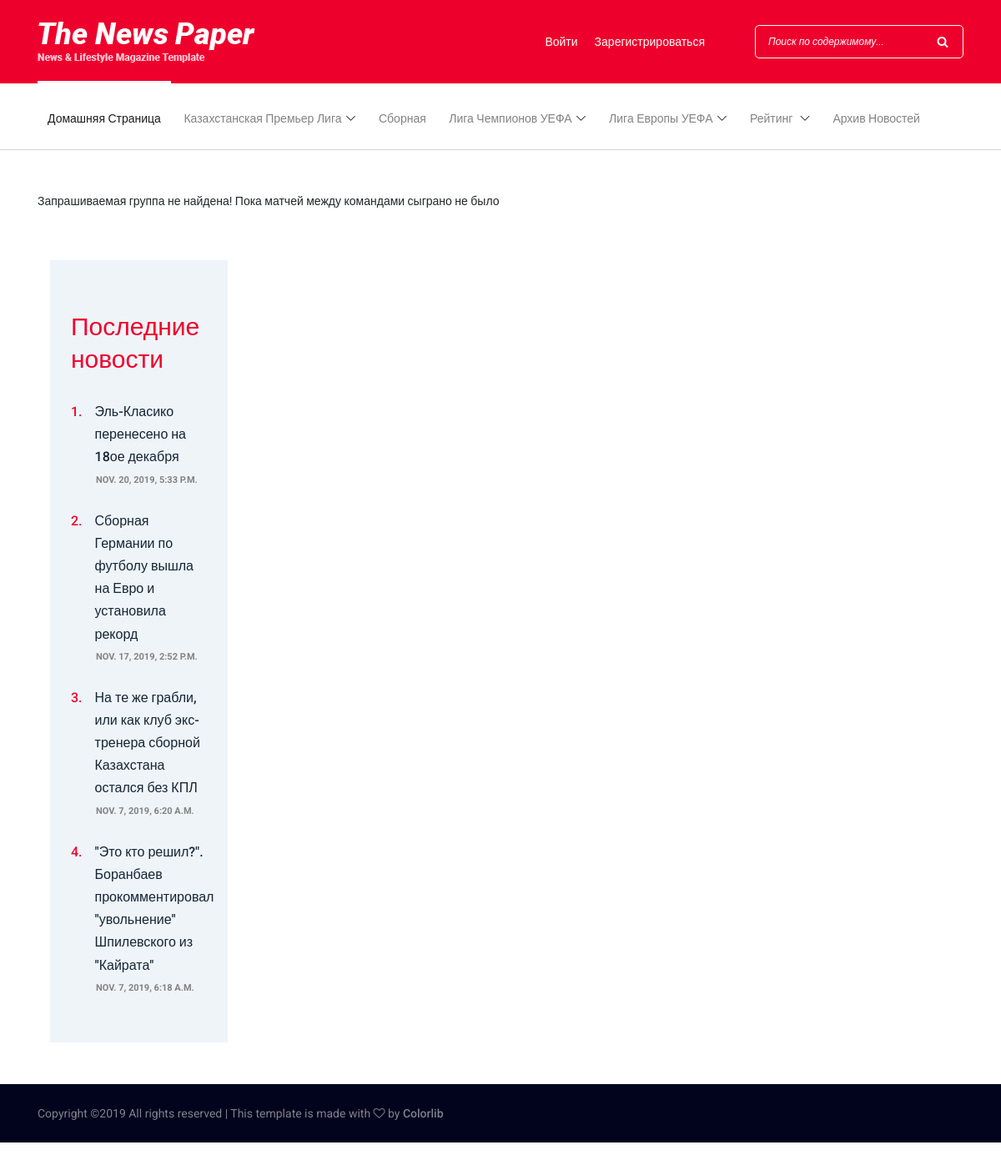
/section/UCL/group/A/, run on an earlier commit of the app's database.
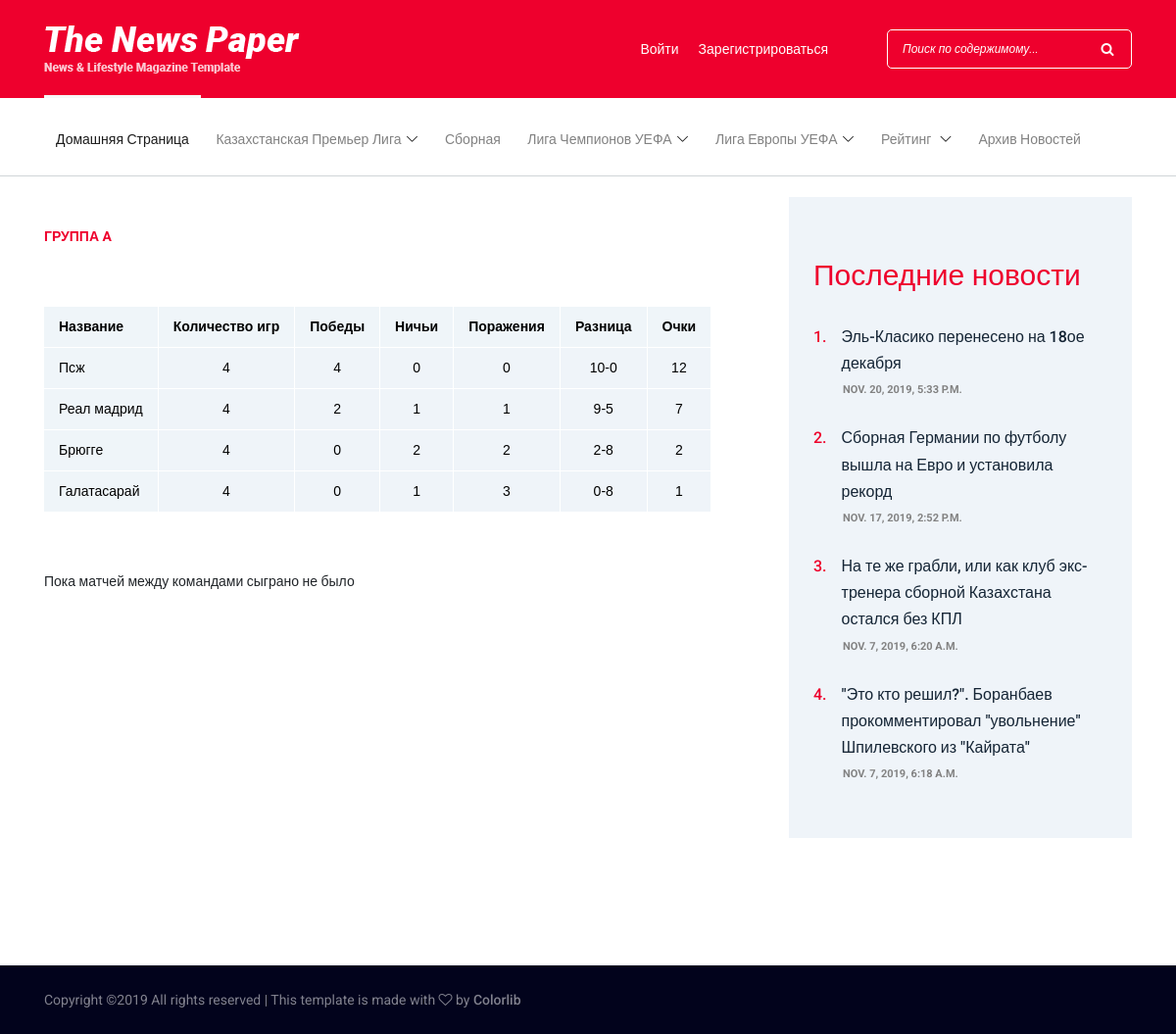
And on a later commit of the database.
### Django_App/applications/news/models.py (models this page shows, shortened)
class News(models.Model):
    KPL = 'Казахстанская-премьер лига'  # Kazakhstan premier league
    NAT_TEAM = 'Национальная сборная по футболу'  # National team of Kazakhstan
    UCL = 'Лига чемпионов УЕФА'  # UEFA Champions League
    UEL = 'Лига Европы УЕФА'  # UEFA Europe League
    ANOTHER = 'Другое'  # Another
    TAG_TYPES = [
        (ANOTHER, 'Другое'),
        (KPL, 'Казахстанская-премьер лига'),
        (NAT_TEAM, 'Национальная сборная по футболу'),
        (UCL, 'Лига чемпионов УЕФА'),
        (UEL, 'Лига Европы УЕФА'),
    ]
    news_title = models.CharField('Title of the news', max_length=200)
    news_sh_description = models.CharField('Short description of the news', max_length=800)
    news_content = RichTextUploadingField()
    news_tag = models.CharField(max_length=100, choices=TAG_TYPES, default=ANOTHER)
    publication_date = models.DateTimeField('Date of publication of the news')
    count_of_views = models.IntegerField('Count of views of the news')
    img = models.ImageField(upload_to='images/')

### Django_App/applications/kpl/models.py (models this page shows, shortened)
class Eu_club(models.Model):
    club_name = models.CharField(max_length=100)
    matches_played = models.IntegerField(default=0)
    count_of_wins = models.IntegerField(default=0)
    count_of_draws = models.IntegerField(default=0)
    count_of_loses = models.IntegerField(default=0)
    goal_difference = models.CharField(default=0, max_length=10)
    earned_points = models.IntegerField(default=0)
    started_points = models.IntegerField(default=0)
    tournament_played = models.CharField(default='UCL', max_length=100)
    group = models.CharField(default=0, max_length=1)

### Django_App/applications/kpl/views.py (the view, shortened to what this page needs)
# urls.py: path('<slug:tournament_type>/group/<slug:group>/', views.UCL_groupTable, name='euro_group_table')
def UCL_groupTable(request, group, tournament_type):
    try:
        if tournament_type == 'UCL':
            News = apps.get_model('news', 'News')
            latest_news = News.objects.order_by('-publication_date')[:4]
            club_list = Eu_club.objects.filter(tournament_played='UCL', group=group).order_by('-earned_points')
            matches_played = Eu_cycle.objects.filter(tournament_played='UCL', group=group)
            context = {'latest_news': latest_news, 'club_list': club_list, 'matches_played': matches_played}
            print('SALAMMOLEKULAM')
            return render(request, 'kpl/eu_group.html', context)
        else:
            render(request, 'kpl/eu_group.html', {})
    except:
        raise Http404("Запрашиваемая ваша страница либо перемещена либо навсегда удалена!")

### templates/kpl/eu_group.html (shortened to what the changed rows need)
{% extends 'news/index.html' %}
{% block main %}
    <div class="blog-area section-padding-0-80">
        <div class="container">
            <div class="row">
                <div class="col-12 col-lg-8">
                    <div class="blog-posts-area">
                        <div class="single-blog-post featured-post mb-30">
                            <div class="post-data">
                                {% if club_list %}
                                <a href="{% url 'kpl:ucl_group_table' %}" class="post-catagory">Группа {{ club_list.0.group }}<br><br></a>
                                    <div class="post-data">
                                            <table>
                                            <tr>
                                                <th>Название</th>
                                                <th>Количество игр</th>
                                                <th>Победы</th>
                                                <th>Ничьи</th>
                                                <th>Поражения</th>
                                                <th>Разница</th>
                                                <th>Очки</th>
                                            </tr>
                                            {% for i in club_list %}
                                                <tr>
                                                    <td>{{ i.club_name }}</td>
                                                    <td>{{ i.matches_played }}</td>
                                                    <td>{{ i.count_of_wins }}</td>
                                                    <td>{{ i.count_of_draws }}</td>
                                                    <td>{{ i.count_of_loses }}</td>
                                                    <td>{{ i.goal_difference }}</td>
                                                    <td>{{ i.earned_points }}</td>
                                                </tr>
                                            {% endfor %}
                                        </table>
                                    </div>
                            </div>
                            {% else %}
                                    Запрашиваемая группа не найдена!
                            {% endif %}
                        {% if matches_played %}
                            <a href="#" class="post-title">
                                    <h6>Сыгранные матчи в Группе {{ club_list.0.group }}<br><br></h6>
                            </a>
                            {% for match in matches_played %}
                                <div class="post-meta">
                                    <p class="post-excerp">{{ match.home_team }} <strong>{{ match.result }}</strong> {{ match.away_team }}</p>
                                </div>
                            {% endfor %}
                        {% else %}
                            Пока матчей между командами сыграно не было
                        {% endif %}
                        </div>
                    </div>
                </div>
                <div class="col-12 col-lg-4">
                    <div class="blog-sidebar-area">
                        <div class="popular-news-widget mb-50">
                            {% if latest_news %}
                                {% for news in latest_news %}
                                    <div class="single-popular-post">
                                        <a href="{% url 'news:one_by_one' news.id %}">
                                            <h6><span>{{ forloop.counter }}.</span> {{ news.news_title }}</h6>
                                        </a>
                                        <p>{{ news.publication_date }}</p>
                                    </div>
                                {% endfor %}
                            {% else %}
                                Пока еще нет последних новостей.
                            {% endif %}
                        </div>
                    </div>
                </div>
            </div>
        </div>
    </div>
{% endblock %}

What changed in the data, as far as the page shows it:
now on this page (row edited): Eu_club: group "A", club_name "Псж", matches_played "4", count_of_wins "4", count_of_draws "0", count_of_loses "0", goal_difference "10-0", earned_points "12"
now on this page (row edited): Eu_club: club_name "Реал мадрид", matches_played "4", count_of_wins "2", count_of_draws "1", count_of_loses "1", goal_difference "9-5", earned_points "7"
now on this page (row edited): Eu_club: club_name "Брюгге", matches_played "4", count_of_wins "0", count_of_draws "2", count_of_loses "2", goal_difference "2-8", earned_points "2"
now on this page (row edited): Eu_club: club_name "Галатасарай", matches_played "4", count_of_wins "0", count_of_draws "1", count_of_loses "3", goal_difference "0-8", earned_points "1"
Also different on the page:
text no longer shown: "Запрашиваемая группа не найдена!"
text now shown: "ГРУППА Название Количество игр Победы Ничьи Поражения Разница Очки"
